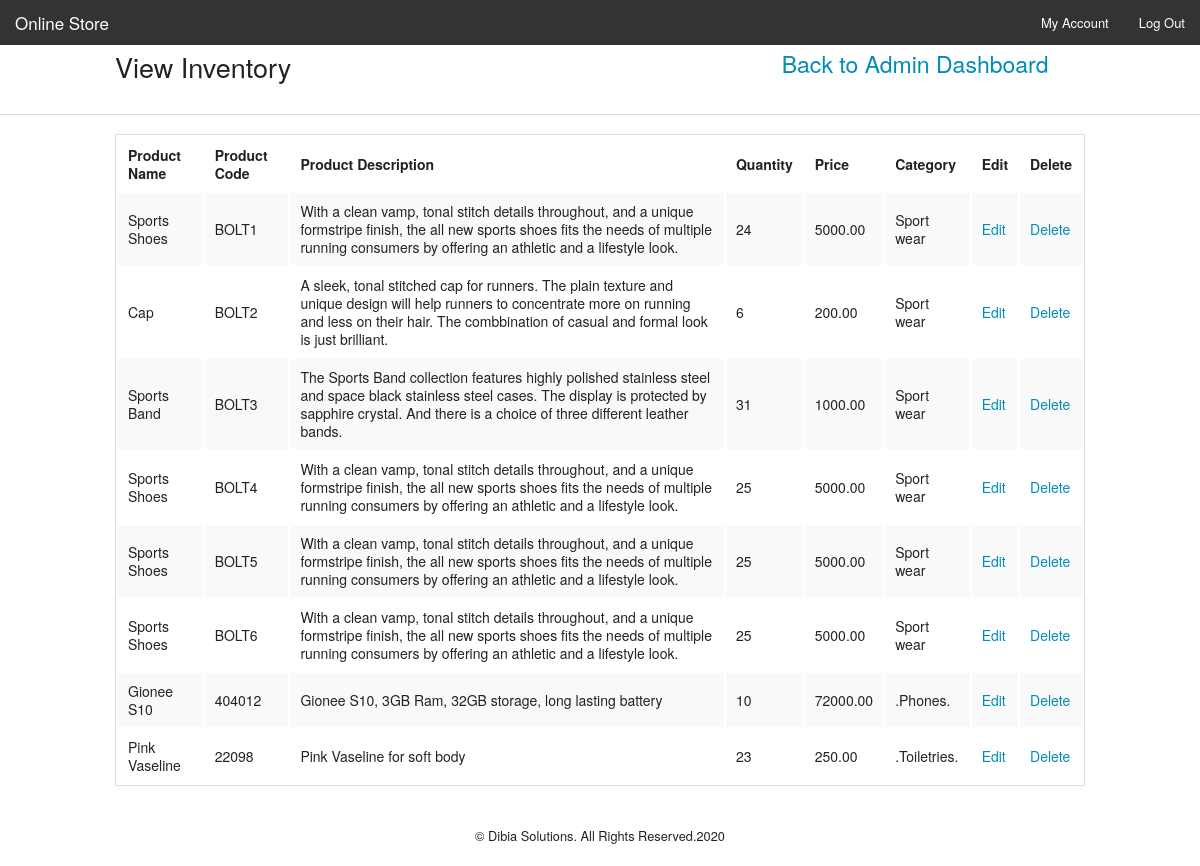
The page /ostore/view_inventory.php (signed in) on the database its author committed.
### tables this page shows
CREATE TABLE IF NOT EXISTS `products` (
  `id` int(11) NOT NULL AUTO_INCREMENT,
  `product_code` varchar(60) NOT NULL,
  `product_name` varchar(60) NOT NULL,
  `product_desc` tinytext NOT NULL,
  `product_img_name` varchar(60) NOT NULL,
  `qty` int(5) NOT NULL,
  `price` decimal(10,2) NOT NULL,
  `category` varchar(100) NOT NULL,
  PRIMARY KEY (`id`),
  UNIQUE KEY `product_code` (`product_code`)
);

### ostore/view_inventory.php (the view, shortened to what this page needs)
<?php
include('admin-header.php');
?>
<div class="row">
        <div class="small-8 columns">
<h3>View Inventory</h3>
</div>
<div class="small-4 columns">
<h4><a href="admin-dashboard.php">Back to Admin Dashboard</a></h4>
</div>
</div>
<hr/>
<div class = "row">
<div class="small-12 columns">
       <table style =" width:100%; display:flex;" >
       <tr>
       <td> <b/> Product Name </td>
       <td> <b/>Product Code </td>
       <td> <b/>Product Description </td>
       <td> <b/>Quantity </td>
       <td><b/> Price </td>
       <td><b/> Category </td>
       <td> <b/>Edit </td>
       <td> <b/>Delete </td>
       </tr>
       <?php
         $result = $mysqli->query('SELECT * FROM products');
         if($result){
           while($obj = $result->fetch_object()) {
          echo ' <tr>';
            echo '<td>'.$obj->product_name.'</td>';
           echo '<td>'.$obj->product_code.'</td>';
           echo '<td>'.$obj->product_desc.'</td>';
           echo '<td>'.$obj->qty.'</td>';
           echo '<td>'.$obj->price.'</td>';
           echo '<td>'.$obj->category.'</td>';
            echo '<td><a href = '."#".'> Edit </a></td>';
            echo '<td><a href = '."#".'> Delete </a></td>';
           echo' </tr>';
           }
        }
        ?>
       </table>
        </div>
</div>
    <?php include('footer.php');?>

### rows shown on the page
products: product_name "Sports Shoes", product_code "BOLT1", product_desc "With a clean vamp, tonal stitch details throughout, and a unique formstripe finish, the all new sports shoes fits the needs of multiple running consumers by offering an athletic and a lifestyle look.", qty "24", price "5000.00", category "Sport wear"
products: product_name "Cap", product_code "BOLT2", product_desc "A sleek, tonal stitched cap for runners. The plain texture and unique design will help runners to concentrate more on running and less on their hair. The combbination of casual and formal look is just brilliant.", qty "6", price "200.00", category "Sport wear"
products: product_name "Sports Band", product_code "BOLT3", product_desc "The Sports Band collection features highly polished stainless steel and space black stainless steel cases. The display is protected by sapphire crystal. And there is a choice of three different leather bands.", qty "31", price "1000.00", category "Sport wear"
products: product_name "Sports Shoes", product_code "BOLT4", product_desc "With a clean vamp, tonal stitch details throughout, and a unique formstripe finish, the all new sports shoes fits the needs of multiple running consumers by offering an athletic and a lifestyle look.", qty "25", price "5000.00", category "Sport wear"
products: product_name "Sports Shoes", product_code "BOLT5", product_desc "With a clean vamp, tonal stitch details throughout, and a unique formstripe finish, the all new sports shoes fits the needs of multiple running consumers by offering an athletic and a lifestyle look.", qty "25", price "5000.00", category "Sport wear"
products: product_name "Sports Shoes", product_code "BOLT6", product_desc "With a clean vamp, tonal stitch details throughout, and a unique formstripe finish, the all new sports shoes fits the needs of multiple running consumers by offering an athletic and a lifestyle look.", qty "25", price "5000.00", category "Sport wear"
products: product_name "Gionee S10", product_code "404012", product_desc "Gionee S10, 3GB Ram, 32GB storage, long lasting battery", qty "10", price "72000.00", category ".Phones."
products: product_name "Pink Vaseline", product_code "22098", product_desc "Pink Vaseline for soft body", qty "23", price "250.00", category ".Toiletries."

### other values the page prints
Date('Y') "2020"
